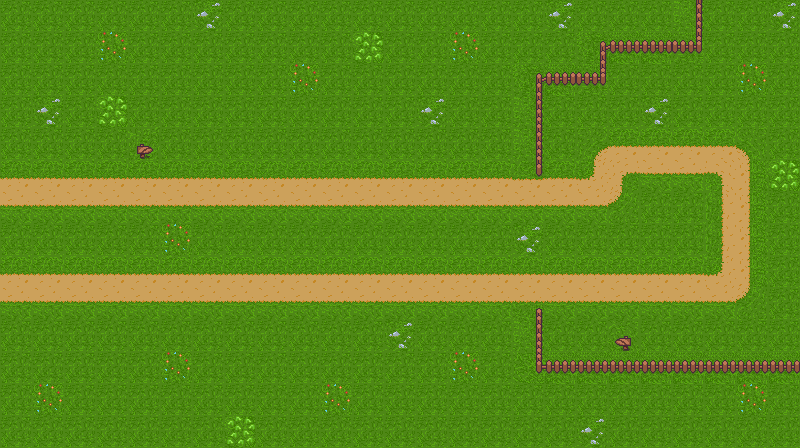

A 2D game scene composited from a Tiled map and its tileset images. What follows is a short description and the map's XML, with each tile layer's data collapsed to a summary:
An orthogonal 25x14 tile map with 32x32 px tiles, 1 tile layer (Tile Layer 1) and 14 objects (13x enemyPathArea, enemyPath).

<map version="1.10" tiledversion="1.11.2" orientation="orthogonal" renderorder="right-down" width="25" height="14" tilewidth="32" tileheight="32" infinite="0" nextlayerid="3" nextobjectid="15">
 <tileset firstgid="1" name="map_tileset1" tilewidth="32" tileheight="32" spacing="2" margin="2" tilecount="198" columns="18">
  <image source="map_tileset1.png" trans="000000" width="640" height="400" />
 </tileset>
 <layer id="1" name="Tile Layer 1" width="25" height="14">
  <data>[350 cells, 350 non-empty, 23 distinct tile ids]</data>
 </layer>
 <objectgroup id="2" name="EntitiesPaths">
  <object id="1" name="enemyPath" x="0.5" y="159.25">
   <polyline points="-0.363636,8.72727 593.182,13.0227 594.273,-26.9546 722.469,-28.4924 722.954,101.75 -3.16667,104.417" />
  </object>
  <object id="2" name="enemyPathArea" x="1.16667" y="179.667" width="620.667" height="23.3333" />
  <object id="3" name="enemyPathArea" x="593.833" y="148.333" width="154" height="23.6667" />
  <object id="4" name="enemyPathArea" x="723.5" y="178.667" width="23" height="118.667" />
  <object id="5" name="enemyPathArea" x="-6.16667" y="275.667" width="732.333" height="24.9167" />
  <object id="6" name="enemyPathArea" x="614.833" y="337.333" width="17.3333" height="12.6667" />
  <object id="7" name="enemyPathArea" x="535.833" y="74.6667" width="8" height="101.667" />
  <object id="8" name="enemyPathArea" x="536.5" y="74" width="69.3333" height="10.6667" />
  <object id="9" name="enemyPathArea" x="600.5" y="41.3333" width="7.66667" height="37.6667" />
  <object id="10" name="enemyPathArea" x="608.5" y="43" width="93.6667" height="9.66667" />
  <object id="11" name="enemyPathArea" x="695.167" y="1" width="8.33333" height="47" />
  <object id="12" name="enemyPathArea" x="136.583" y="144.417" width="15.9167" height="14.5833" />
  <object id="13" name="enemyPathArea" x="534.292" y="305.542" width="9.4167" height="67.0833" />
  <object id="14" name="enemyPathArea" x="542.292" y="361.458" width="257.417" height="12.3333" />
 </objectgroup>
</map>
